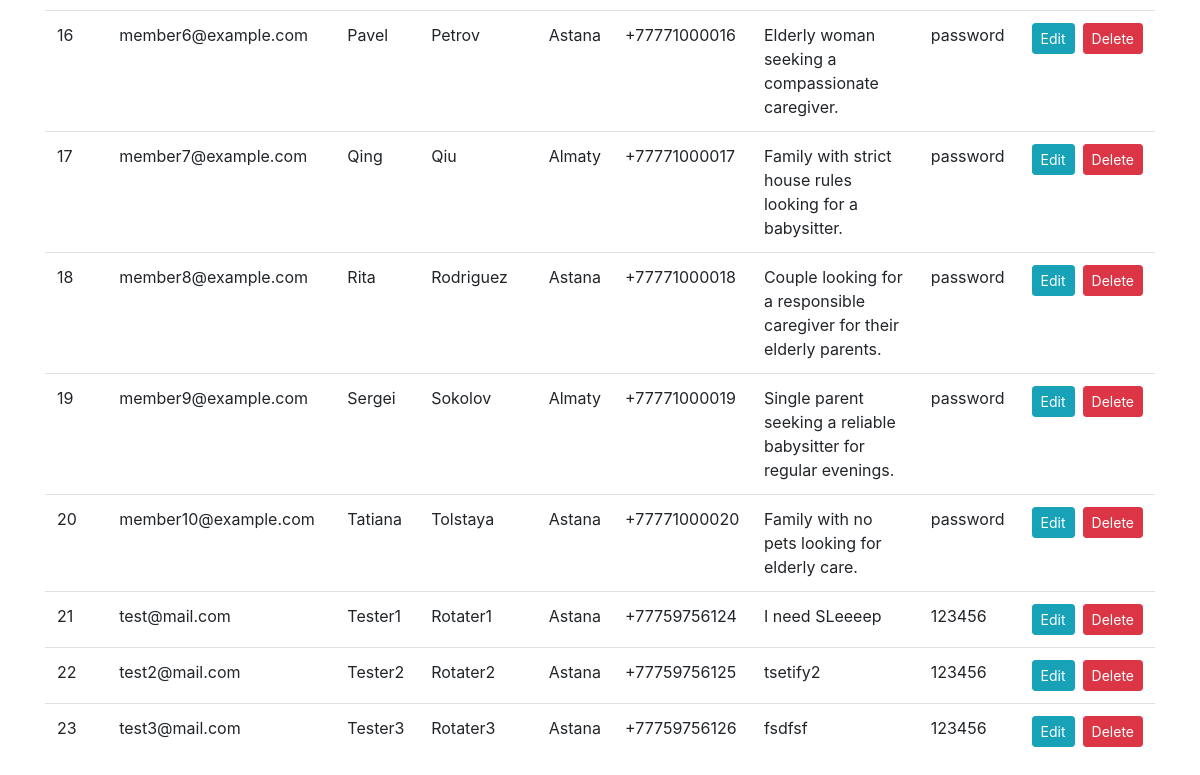
/users (lower part), run on an earlier commit of the app's database.
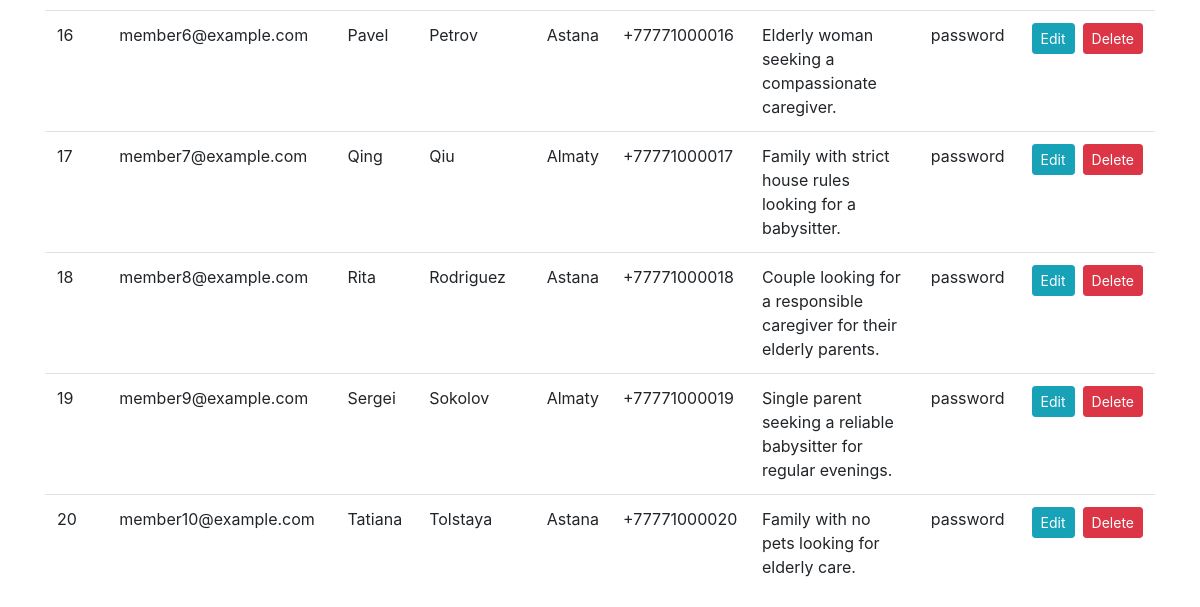
And on a later commit of the database.
### flaskApp/models.py (models this page shows)
class User(db.Model):
    __tablename__ = 'users'
    user_id = db.Column(db.Integer, primary_key=True)
    email = db.Column(db.String(255), unique=True, nullable=False)
    given_name = db.Column(db.String(50), nullable=False)
    surname = db.Column(db.String(50), nullable=False)
    city = db.Column(db.String(50), nullable=False)
    phone_number = db.Column(db.String(15), nullable=False)
    profile_description = db.Column(db.Text, nullable=False)
    password = db.Column(db.String(255), nullable=False)

### flaskApp/views.py (the view)
@app.route('/users', endpoint='user_list')
def user_list():
    users = User.query.all()
    form = UserForm()
    return render_template('User/user.html', users=users, form=form)

### flaskApp/templates/User/user.html (shortened to what this page needs)
{% extends 'base.html' %} {% block title %}User Table{% endblock %} {% block
content %}
<div class="table-responsive">
  <table class="table table-hover table-white" id="#userTable">
    <tbody>
      {% for user in users %}
      <tr>
        <td>{{ user.user_id }}</td>
        <td>{{ user.email }}</td>
        <td>{{ user.given_name }}</td>
        <td>{{ user.surname }}</td>
        <td>{{ user.city }}</td>
        <td>{{ user.phone_number }}</td>
        <td>{{ user.profile_description }}</td>
        <td>{{ user.password }}</td>
        <td>
          <div class="d-flex justify-content-between">
            <a href="/edit_user/{{user.user_id}}" class="btn btn-sm btn-info mr-2"
              data-toggle="modal" data-target="#editUserModal{{user.user_id}}">Edit</a>
            <a href="/delete_user/{{user.user_id}}" class="btn btn-sm btn-danger"
              onclick="return confirm('Are you sure?')">Delete</a>
          </div>
        </td>
      </tr>
      {% endfor %}
    </tbody>
  </table>
</div>
{% endblock %}

### flaskApp/templates/base.html (shortened to what this page needs)
<!DOCTYPE html>
<html lang="en">
<head>
    <link rel="stylesheet" href="https://stackpath.bootstrapcdn.com/bootstrap/4.3.1/css/bootstrap.min.css">
</head>
<body>
<div class="container mt-4">
    {% block content %}{% endblock %}
</div>
</body>
</html>

What changed in the data, as far as the page shows it:
removed User: user_id "21", email "test@mail.com", given_name "Tester1", surname "Rotater1", city "Astana", phone_number "+77759756124", profile_description "I need SLeeeep", password "123456"
removed User: user_id "22", email "test2@mail.com", given_name "Tester2", surname "Rotater2", city "Astana", phone_number "+77759756125", profile_description "tsetify2", password "123456"
removed User: user_id "23", email "test3@mail.com", given_name "Tester3", surname "Rotater3", city "Astana", phone_number "+77759756126", profile_description "fsdfsf", password "123456"
